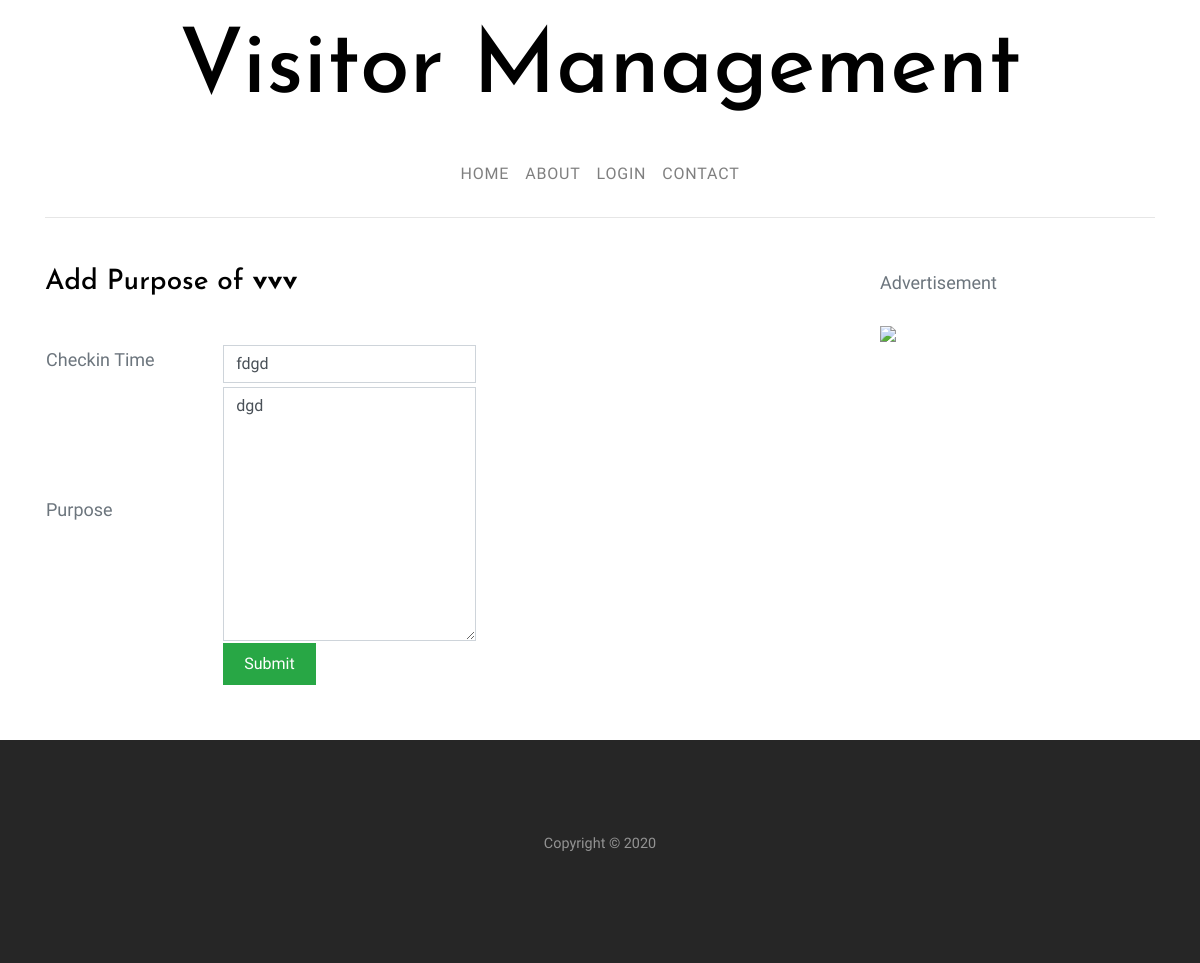
Screenshot of /add-purpose.php?id=13 with the database file from the repository.
### tables this page shows
CREATE TABLE `visitors` (
  `id` int(15) NOT NULL,
  `name` varchar(191) DEFAULT NULL,
  `email` varchar(191) DEFAULT NULL,
  `phone` varchar(191) DEFAULT NULL,
  `company` varchar(191) DEFAULT NULL,
  `full_address` longtext,
  `checkin` varchar(255) NOT NULL,
  `checkout` varchar(255) NOT NULL,
  `purpose` varchar(255) NOT NULL,
  `feedback` varchar(255) NOT NULL,
  `id_image` varchar(191) NOT NULL,
  `created_at` datetime DEFAULT NULL,
  `updated_at` timestamp NOT NULL DEFAULT CURRENT_TIMESTAMP
);

### add-purpose.php (the view, shortened to what this page needs)
<?php include_once 'includes/session.php';
include_once('header.php');
$con=connection();
$rows=null;
if($con){
    $result=mysqli_query($con,'Select *from visitors where id='.$_GET['id']);
    $rows=mysqli_fetch_assoc($result);
}
?>
    <section class="site-section pt-5">
        <div class="container">
            <div class="row blog-entries">
                <div class="col-md-12 col-lg-8 main-content">
                    <div class="row">
                        <div class="col-md-12">
                            <h3>Add Purpose  of <b><?php echo $rows['name'];?></b></h3><br>
                            <form id="contact-form" name="contact-form" action="includes/main.php" method="POST" enctype="multipart/form-data">
                            <table width="100%" class="full-width">
                                <tr>
                                    <td width="20%"><label for="name" class="">Checkin Time</label></td>
                                    <td width="70%">
                                        <div class="col-md-6 top-ten ">
                                            <div class="md-form">
                                                <input type="text" id="checkout" name="checkout" value="<?php echo $rows['checkin'];?>" class="form-control required">
                                            </div>
                                        </div>
                                    </td>
                                </tr>
                                <tr>
                                    <td width="20%"><label for="name" class="">Purpose</label></td>
                                    <td width="70%">
                                        <div class="col-md-6 top-ten">
                                            <div class="md-form">
                                                <textarea rows="10" cols="50" id="feedback" name="feedback" class="form-control required"><?php echo $rows['purpose'];?></textarea>
                                            </div>
                                        </div>
                                    </td>
                                </tr>
                                <tr class="top-ten">
                                    <td width="20%"></td>
                                    <td width="70%">
                                        <div class="col-md-6 top-ten">
                                            <div class="md-form">
                                                <input type="submit" id="submit" name="submit" class="btn btn-success" value="Submit">
                                            </div>
                                        </div>
                                    </td>
                                </tr>
                            </table>
                            </form>
                        </div>
                    </div>
                </div>
                <div class="col-md-12 col-lg-4 sidebar">
                    <div class="well">
                        <p>Advertisement</p>
                    </div>
                    <div class="well">
                        <img width="100%" src="https://encrypted-tbn0.gstatic.com/images?q=tbn%3AANd9GcRE8r0ORNu1amN0FMY0k5RoFZjW3l0tKteoKY95M-w_CtFL8yjx" >
                    </div>
                </div>
            </div>
        </div>
    </section>
<?php include('footer.php');?>

### css/style.css (style rules this page uses)
body { background: #ccc url("../images/photography.png") repeat; font-family: "Inconsolata", SFMono-Regular, Menlo, Monaco, Consolas, "Liberation Mono", "Courier New", monospace; font-weight: 300; font-size: 18px; line-height: 1.9; color: #6c757d; }
h1, h2, h3, h4, h5 { color: #000; font-family: "Josefin Sans", -apple-system, BlinkMacSystemFont, "Segoe UI", Roboto, "Helvetica Neue", Arial, sans-serif, "Apple Color Emoji", "Segoe UI Emoji", "Segoe UI Symbol", "Noto Color Emoji"; }
.site-section { padding: 3em 0; }
.btn, .form-control { outline: none; -webkit-box-shadow: none !important; box-shadow: none !important; border-radius: 0; }
.form-control { -webkit-box-shadow: none !important; box-shadow: none !important; }
textarea.form-control { height: inherit; }
.btn { -webkit-transition: .3s all ease; -o-transition: .3s all ease; transition: .3s all ease; padding: 8px 20px; }
.sidebar { padding-left: 5em; }

### rows the page displays
visitors: name "vvv", checkout "fdgd", feedback "dgd"
